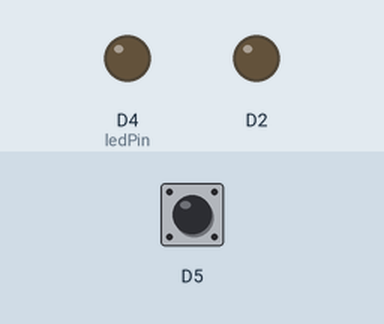
Recording of a sketch running on a simulated ESP8266 (NodeMCU). On the bench: output pins drawn as LEDs (lit = HIGH). Inputs (shaded band) come from the test bench; at power-on: D5 HIGH. What the sketch prints to the serial monitor is not drawn.

Above: at 1.2 s.
1.3 s: D5 pulled LOW for 0.15 s
At 1.8 s:
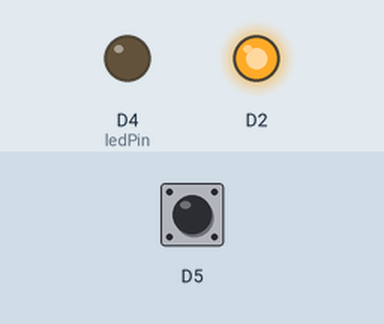
2.9 s: D5 pulled LOW for 1 s
At 4.1 s:
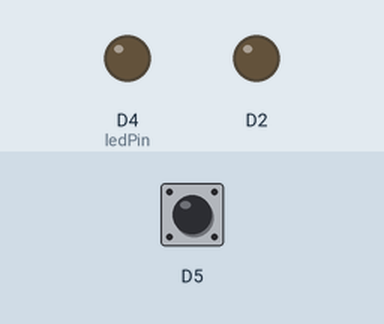
5.4 s: D5 pulled LOW for 3.2 s
At 6.1 s:
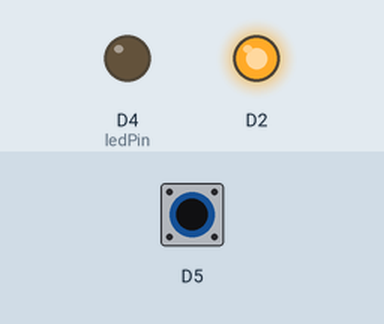
Timing chart, 0 to 8.4 s (numbered marks = the images above; inputs shaded):
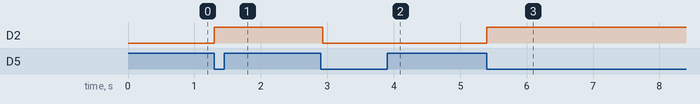

Measured:
- after the input at 1.3 s, D2: LOW → HIGH at once
- after the input at 2.9 s, D2: HIGH → LOW at once
- after the input at 5.4 s, D2: LOW → HIGH at once

The sketch:

Buzz__works_.ino
```cpp
const int ledPin =  LED_BUILTIN;
int ledState = LOW;
unsigned long previousMillis = 0;
long interval = 1000;
int d = 0;
int state = 0;
unsigned long currentMillis = micros();
/*
void alarm()
  {
  currentMillis = micros();
  if (currentMillis - previousMillis >= interval)
  {   previousMillis = currentMillis;
    if (ledState == LOW)
    {
      ledState = HIGH;
    } else
    {
      ledState = LOW;
    }
    digitalWrite(D2, ledState);
    interval = interval+d;
    if (interval == 0)
      {
        d = -d;
        digitalWrite(ledPin, HIGH);
      }
    if (interval == 1000)
      {
        d = -d;
        digitalWrite(ledPin, LOW);
      }
  }
  Serial.println ("good");
  }
*/

void buzz()
{
  digitalWrite(D2, HIGH);
}

void buzzoff()
{
  digitalWrite(D2, LOW);
}

void setup() {
  // set the digital pin as output:
  Serial.begin (115200);
  d = -1;
  pinMode(ledPin, OUTPUT);
  pinMode(D2, OUTPUT);
  pinMode(D5, INPUT_PULLUP);
}

void loop()
{
//while (digitalRead(D5) == 1){delay (100);};
  if (state == 0)
  {
    if (digitalRead(D5) == 0)
    {
      state = 1;
    }
  }
  if (state == 1)
  {
    buzz();
    if (digitalRead(D5) == 1) state = 2;
    delay (10);
  }
  {
    if (state == 2)
    {
      if (digitalRead(D5) == 0) state = 3;
      delay (10);
    }
  }
  {
    if (state == 3)
    {
      if (digitalRead(D5) == 1) state = 0;
      delay (10);
      buzzoff();
    }
  }
  Serial.println (state);

}
```
